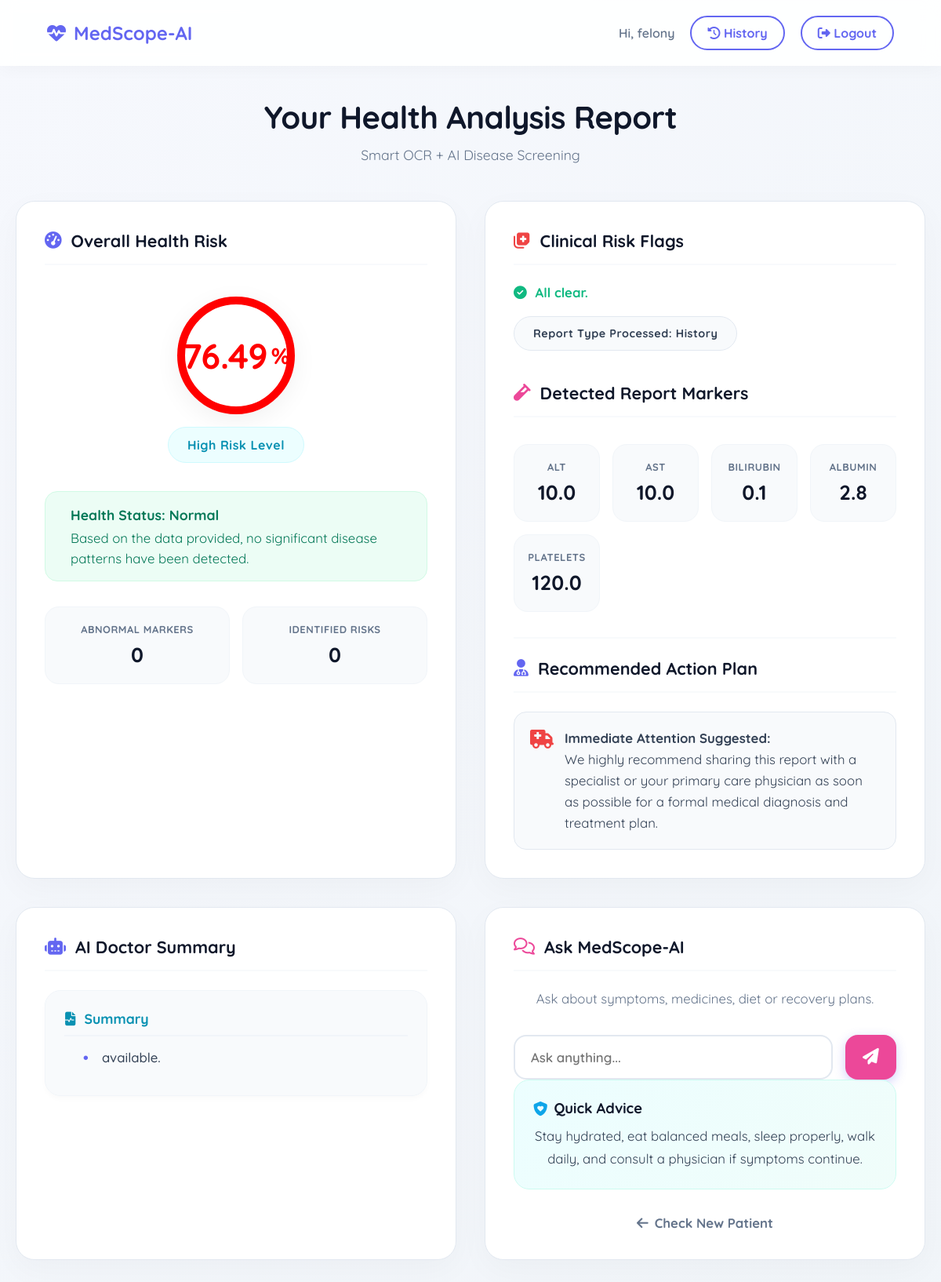
Screenshot of /view/2 (signed in) with the database file from the repository.
### tables this page shows
CREATE TABLE history (
                        id INTEGER PRIMARY KEY AUTOINCREMENT, 
                        user_id INTEGER NOT NULL, 
                        date TEXT NOT NULL, 
                        alt REAL, ast REAL, bilirubin REAL, albumin REAL, platelets REAL, 
                        risk REAL, level TEXT, color TEXT, reasons TEXT, abnormal_count INTEGER, conditions TEXT, explanation TEXT, symptoms TEXT, report_type TEXT, 
                        FOREIGN KEY (user_id) REFERENCES users (id));

### app.py (the view)
@app.route("/view/<int:report_id>")
def view_report(report_id):
    if "user_id" not in session:
        return redirect("/login")
    conn = get_db_connection()
    row = conn.execute(
        "SELECT * FROM history WHERE id=? AND user_id=?",
        (report_id, session["user_id"])
    ).fetchone()
    conn.close()
    if not row:
        return "Report not found", 404
    values = {
        "ALT": row["alt"] or 0,
        "AST": row["ast"] or 0,
        "Bilirubin": row["bilirubin"] or 0,
        "Albumin": row["albumin"] or 0,
        "Platelets": row["platelets"] or 0
    }
    clean_values = {k: v for k, v in values.items() if v and float(v) > 0}
    return render_template(
        "result.html",
        risk=row["risk"],
        level=row["level"],
        color=row["color"],
        reasons=json.loads(row["reasons"]) if row["reasons"] else [],
        abnormal_count=row["abnormal_count"] or 0,
        conditions=json.loads(row["conditions"]) if row["conditions"] else [],
        explanation=row["explanation"] or "No AI summary available.",
        answer=None,
        disease_scores={},
        values=clean_values,
        report_type=row["report_type"] or "history"
    )

### app.py (called while the page is built)
def get_db_connection():
    conn = sqlite3.connect("database.db")
    conn.row_factory = sqlite3.Row
    return conn

### templates/result.html (shortened to what this page needs)
<!DOCTYPE html>
<html lang="en">
<head>
<link rel="stylesheet" href="{{ url_for('static', filename='style.css') }}">
<link rel="stylesheet" href="https://cdnjs.cloudflare.com/ajax/libs/font-awesome/6.4.0/css/all.min.css">
</head>
<body>
<nav class="navbar" style="display:flex; justify-content:space-between; align-items:center; padding:20px 5%; background:rgba(255,255,255,0.9); backdrop-filter:blur(10px); box-shadow:0 4px 20px rgba(0,0,0,0.03); margin-bottom:40px; position:sticky; top:0; z-index:100;">
    <a href="/" class="nav-brand" style="font-size:1.5rem; font-weight:800; text-decoration:none; color:var(--primary); display:flex; gap:10px; align-items:center;">
        <i class="fa-solid fa-heart-pulse"></i> MedScope-AI
    </a>
    <div style="display:flex; gap:20px; align-items:center;">
        {% if session.user_id %}
            <span style="color:#64748b; font-weight:600; font-size:1rem;">Hi, {{ session.username }}</span>
            <a href="/history" style="text-decoration:none; color:var(--primary); padding:10px 20px; border:2px solid var(--primary); border-radius:999px; font-weight:700; transition:all 0.3s ease;" onmouseover="this.style.background='var(--primary)'; this.style.color='#fff';" onmouseout="this.style.background='transparent'; this.style.color='var(--primary)';">
                <i class="fa-solid fa-clock-rotate-left"></i> History
            </a>
            <a href="/logout" style="text-decoration:none; color:var(--primary); padding:10px 20px; border:2px solid var(--primary); border-radius:999px; font-weight:700; transition:all 0.3s ease;" onmouseover="this.style.background='var(--primary)'; this.style.color='#fff';" onmouseout="this.style.background='transparent'; this.style.color='var(--primary)';">
                <i class="fa-solid fa-right-from-bracket"></i> Logout
            </a>
        {% endif %}
    </div>
</nav>
<div style="max-width:1200px; margin:auto; padding:0 20px 60px;">
    <div class="animate-fade delay-1" style="text-align:center; margin-bottom:48px;">
        <h1 style="margin:0 0 12px 0; color:#0f172a; font-size:2.5rem; letter-spacing:-0.5px;">Your Health Analysis Report</h1>
        <p style="margin:0; color:#64748b; font-size:1.1rem;">Smart OCR + AI Disease Screening</p>
    </div>
    <div class="result-top-grid">
        <div class="card animate-fade delay-2">
            <h3><i class="fa-solid fa-gauge-high" style="color:var(--primary);"></i> Overall Health Risk</h3>
            <div class="risk-circle-wrapper">
                <div class="risk-circle" style="border-color:{{ color }}; color:{{ color }};">
                    {{ risk }}<span style="font-size:1.8rem; margin-left:4px;">%</span>
                </div>
            </div>
            <div style="text-align:center; margin-bottom:12px;">
                <span class="health-badge">{{ level }} Risk Level</span>
            </div>
            {% if conditions %}
                <div class="primary-alert">
                    <i class="fa-solid fa-triangle-exclamation"></i>
                    <div>
                        <strong style="display:block; margin-bottom:4px; font-size:1.1rem;">Primary Likely Condition:</strong>
                        Based on your reports, there is a distinct chance of developing <strong>{{ conditions[0] }}</strong>.
                    </div>
                </div>
            {% else %}
                <div class="primary-alert safe">
                    <div>
                        <strong style="display:block; margin-bottom:4px; font-size:1.1rem;">Health Status: Normal</strong>
                        Based on the data provided, no significant disease patterns have been detected.
                    </div>
                </div>
            {% endif %}
            <div class="metric-grid" style="margin-top: 32px;">
                <div class="metric-box">
                    <h4>Abnormal Markers</h4>
                    <p>{{ abnormal_count }}</p>
                </div>
                <div class="metric-box">
                    <h4>Identified Risks</h4>
                    <p>{{ conditions|length }}</p>
                </div>
            </div>
        </div>
        <div class="card animate-fade delay-3">
            <h3><i class="fa-solid fa-notes-medical" style="color:#ef4444;"></i> Clinical Risk Flags</h3>
            <div style="margin-bottom:20px; display:flex; flex-wrap:wrap; gap:8px;">
                {% if conditions %}
                    {% for c in conditions %}
                        <span class="condition-tag">{{ c }}</span>
                    {% endfor %}
                {% else %}
                    <span style="color:#10b981; font-weight:700; font-size:1.05rem;"><i class="fa-solid fa-circle-check" style="margin-right:6px;"></i> All clear.</span>
                {% endif %}
            </div>
            <div style="margin-bottom:24px;">
                <span class="health-badge" style="background:#f8fafc; color:#334155; border-color:#e2e8f0; font-size:0.9rem;">
                    Report Type Processed: {{ report_type|title }}
                </span>
            </div>
            <h3 style="margin-top:16px;"><i class="fa-solid fa-vial" style="color:var(--accent);"></i> Detected Report Markers</h3>
            <div class="metric-grid" style="margin-top:10px;">
                {% set values_dict = values %}
                {% for key, val in values_dict.items() %}
                    {% if val|float > 0 %}
                    <div class="metric-box">
                        <h4>{{ key }}</h4>
                        <p>{{ val }}</p>
                    </div>
                    {% endif %}
                {% endfor %}
            </div>
            <h3 style="margin-top:32px; border-top:2px solid #f8fafc; padding-top:24px;">
                <i class="fa-solid fa-user-doctor" style="color:var(--primary);"></i> Recommended Action Plan
            </h3>
            <div class="action-plan-box">
                {% if level == 'High' or level == 'Critical' %}
                    <i class="fa-solid fa-truck-medical" style="color:#ef4444;"></i>
                    <div>
                        <strong>Immediate Attention Suggested:</strong><br>
                        We highly recommend sharing this report with a specialist or your primary care physician as soon as possible for a formal medical diagnosis and treatment plan.
                    </div>
                {% elif level == 'Moderate' %}
                    <i class="fa-solid fa-calendar-check" style="color:#f59e0b;"></i>
                    <div>
                        <strong>Routine Checkup Advised:</strong><br>
                        Some markers are outside the optimal range. Consider scheduling a routine follow-up with a doctor to monitor these indicators and make dietary adjustments.
                    </div>
                {% else %}
                    <i class="fa-solid fa-apple-whole" style="color:#10b981;"></i>
                    <div>
                        <strong>Maintain Lifestyle:</strong><br>
                        Your biological markers look stable. Continue focusing on a balanced diet, regular exercise, and proper hydration to maintain your current health.
                    </div>
                {% endif %}
            </div>
        </div>
    </div>
    <div class="result-bottom-grid">
        <div class="card animate-fade delay-4">
            <h3><i class="fa-solid fa-robot" style="color:var(--primary);"></i> AI Doctor Summary</h3>
            <div id="formatted-ai-note"></div>
        </div>
        <div class="card animate-fade delay-4">
            <h3><i class="fa-regular fa-comments" style="color:var(--accent);"></i> Ask MedScope-AI</h3>
            <p style="color:#64748b; margin:0 0 16px 0; font-size:1.05rem;">
                Ask about symptoms, medicines, diet or recovery plans.
            </p>
            <form action="/ask" method="post" id="chatForm">
                <div class="ask-row">
                    <input type="text" name="question" placeholder="Ask anything..." required>
                    <button type="submit">
                        <i class="fa-solid fa-paper-plane"></i>
                    </button>
                </div>
            </form>
            <div class="quick-card">
                <h4 style="margin:0 0 10px 0; color:#0f172a; font-size:1.15rem; display:flex; align-items:center; gap:8px;">
                    <i class="fa-solid fa-shield-heart" style="color:#0ea5e9;"></i> Quick Advice
                </h4>
                <p style="margin:0; line-height:1.7; color:#334155; font-size:1.05rem;">
                    Stay hydrated, eat balanced meals, sleep properly, walk daily, and consult a physician if symptoms continue.
                </p>
            </div>
            <div style="text-align:center; margin-top:32px;">
                <a href="/" style="text-decoration:none; font-weight:700; color:#64748b; font-size:1.05rem; display:inline-flex; align-items:center; gap:8px; transition:color 0.3s ease;" onmouseover="this.style.color='var(--primary)'" onmouseout="this.style.color='#64748b'">
                    <i class="fa-solid fa-arrow-left"></i> Check New Patient
                </a>
            </div>
        </div>
    </div>
</div>
</body>
</html>

### static/style.css (style rules this page uses)
:root { --bg-gradient: linear-gradient(135deg, #f6f8fd 0%, #f1f5f9 100%); --card-bg: rgba(255, 255, 255, 0.85); --primary: #6366f1; --primary-hover: #4f46e5; --accent: #ec4899; --text-main: #334155; --text-light: #64748b; --shadow: 0 10px 25px rgba(99, 102, 241, 0.1); --border-radius: 24px; }
* { box-sizing: border-box; margin: 0; padding: 0; font-family: 'Quicksand', sans-serif; }
body { background: var(--bg-gradient); color: var(--text-main); min-height: 100vh; display: flex; flex-direction: column; align-items: center; padding: 0; margin: 0; }
.navbar { width: 100%; background: white; padding: 1rem 2rem; box-shadow: 0 4px 6px rgba(0,0,0,0.02); display: flex; justify-content: space-between; align-items: center; margin-bottom: 2rem; }
.nav-brand { font-size: 1.5rem; font-weight: 700; color: var(--primary); text-decoration: none; display: flex; align-items: center; gap: 8px; }
h1 { font-size: 2.2rem; font-weight: 700; color: var(--primary); margin-bottom: 0.5rem; text-align: center; }
h3 { font-size: 1.25rem; font-weight: 700; margin-bottom: 1rem; color: var(--text-main); }
p { color: var(--text-light); margin-bottom: 1.5rem; text-align: center; }
.card { background: var(--card-bg); backdrop-filter: blur(10px); border-radius: var(--border-radius); padding: 2rem; box-shadow: var(--shadow); border: 2px solid rgba(255, 255, 255, 0.7); transition: transform 0.3s ease; }
input { width: 100%; padding: 1rem; border: 2px solid #e2e8f0; border-radius: 16px; font-size: 1rem; font-weight: 600; color: var(--text-main); background: #f8fafc; transition: all 0.3s ease; }
button { width: 100%; padding: 1rem; border: none; border-radius: 16px; background: var(--primary); color: white; font-size: 1.1rem; font-weight: 700; cursor: pointer; transition: all 0.2s; box-shadow: 0 4px 14px rgba(99, 102, 241, 0.3); }
.risk-circle-wrapper { display: flex; justify-content: center; margin: 1rem 0; }
.risk-circle { width: 140px; height: 140px; border-radius: 50%; display: flex; align-items: center; justify-content: center; font-size: 2.5rem; font-weight: 700; border: 8px solid; background: #ffffff; box-shadow: inset 0 4px 10px rgba(0,0,0,0.05); }

### rows the page displays
history: risk "76.49", level "High", key "ALT", alt "10.0", key "AST", ast "10.0", key "BILIRUBIN", bilirubin "0.1", key "ALBUMIN", albumin "2.8", key "PLATELETS", platelets "120.0"

### other values shown
{{ session.username }} "felony"
{{ abnormal_count }} "0"
{{ conditions|length }} "0"
{{ report_type|title }} "History"
